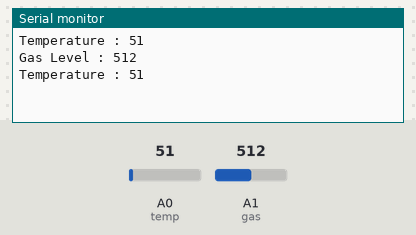
Bench run of a sketch on a simulated Arduino Uno, built with avr-gcc and run on an emulated ATmega328P. On the bench: the last lines printed to the serial monitor. The inputs (shaded band) are chosen by the test bench; at power-on: A0 (temp) = 51, A1 (gas) = 512.

Above: at 4.8 s.
4.9 s: A0 (temp) set to 61
At 7.0 s:
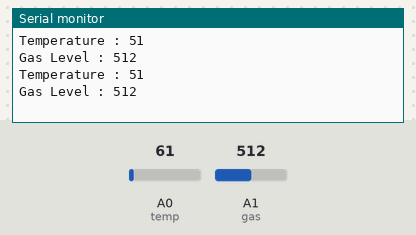
9.9 s: A1 (gas) set to 716
At 11.3 s:
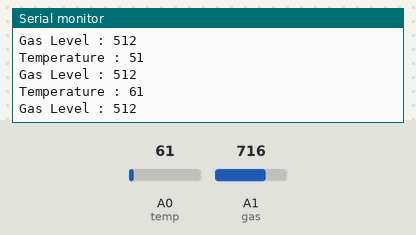
14.9 s: A0 (temp) set to 71
At 17.1 s:
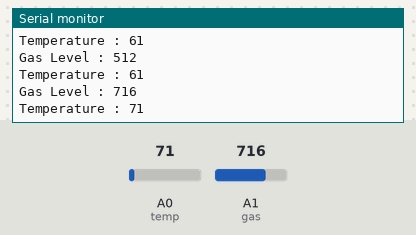
19.9 s: A1 (gas) set to 900
At 21.4 s:
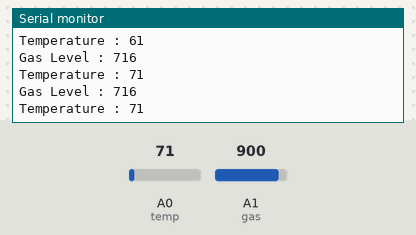
Timing chart, 0 to 22.9 s (numbered marks = the images above; inputs shaded):
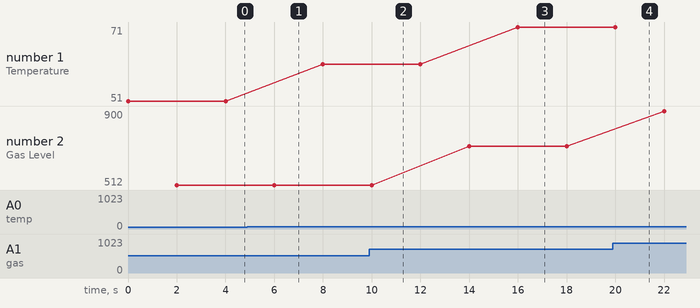

The sketch:

aa_05.ino
```cpp
int temp = A0;
int gas = A1;

void setup() {
  // put your setup code here, to run once:
  Serial.begin(9600);

}

void loop() {
  // put your main code here, to run repeatedly:
  int temperature = analogRead(temp);
  int gas_level = analogRead(gas);
  String gas_value = "Gas Level : " + String(gas_level);
  String temp_value = "Temperature : " + String(temperature);
  Serial.println(temp_value);

  delay(2000);
  Serial.println(gas_value);
  delay(2000);


}
```

Measured:
- after the input at 14.9 s, the serial monitor: prints a new line after 1.1 s (image 3)
- plotted number 1: 51 → 61 after the input at 4.9 s, 61 → 71 after the input at 14.9 s
- plotted number 2: 512 → 716 after the input at 9.9 s, 716 → 900 after the input at 19.9 s
